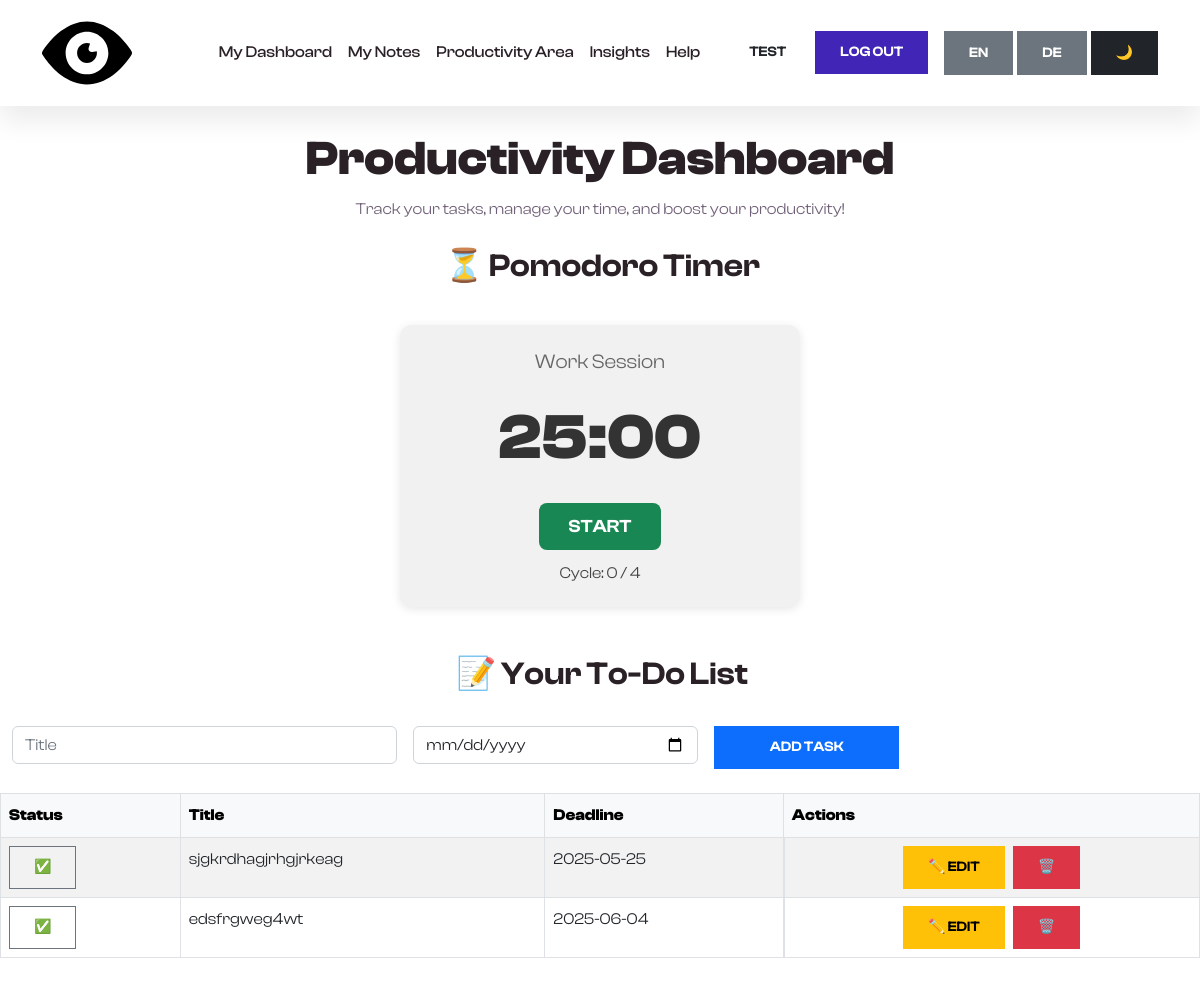
Page /BigBrother/productivity.php (signed in) on the earlier database version.
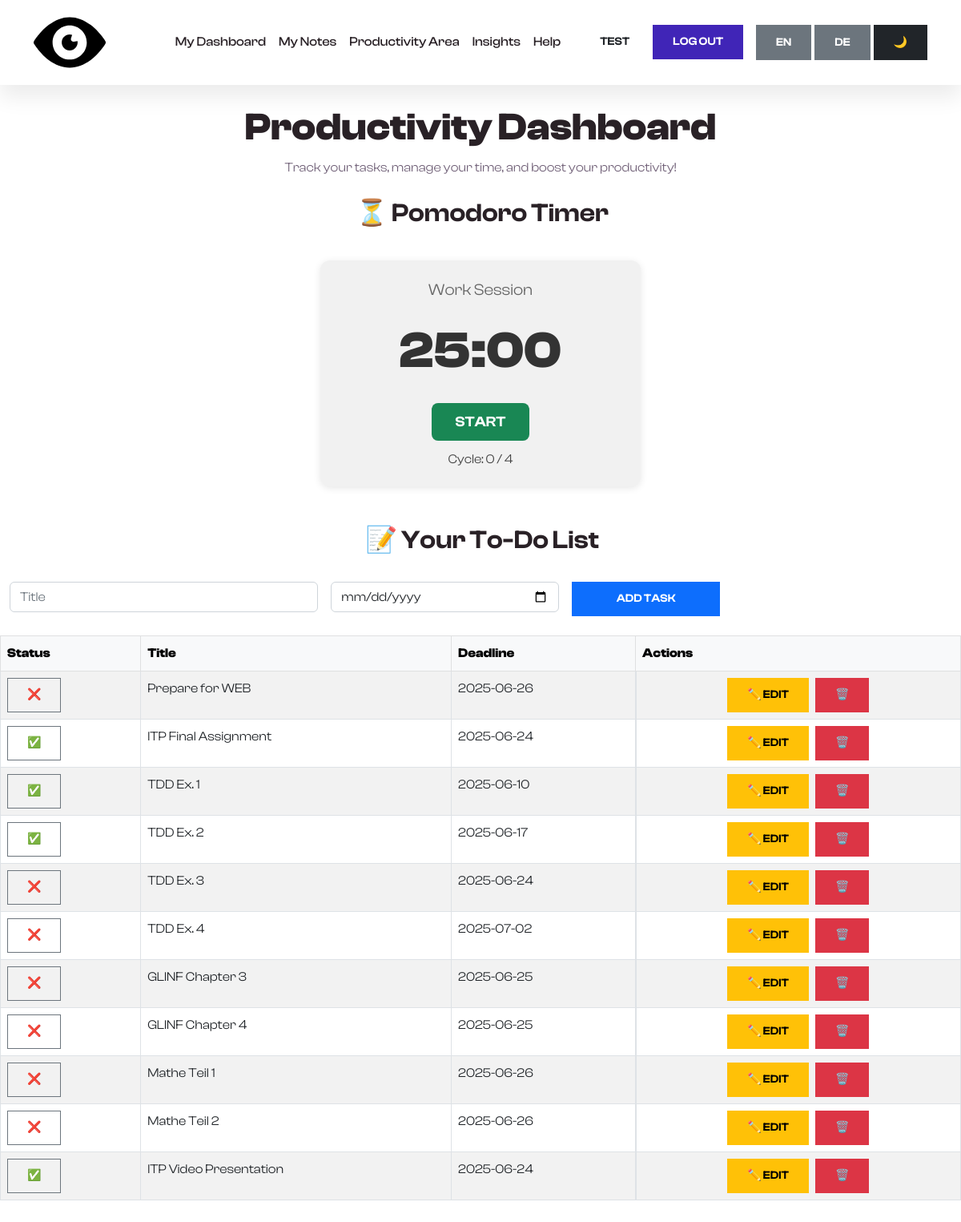
Same page on the later database version.
### tables this page shows
CREATE TABLE `tasks` (
  `id` int(11) NOT NULL,
  `user_id` int(11) DEFAULT NULL,
  `title` varchar(255) DEFAULT NULL,
  `deadline` date DEFAULT NULL,
  `is_completed` tinyint(1) DEFAULT 0
);

### BigBrother/productivity.php (the view, shortened to what this page needs)
<?php include('includes/db.php'); ?>
<?php include('includes/header.php'); ?>
<?php include('includes/nav.php'); ?>
<div class="mb-5">
    <h1 class="display-5 fw-bold text-center mt-4">Productivity Dashboard</h1>
    <p class="text-center">Track your tasks, manage your time, and boost your productivity!</p>
    <h2 class="mb-3 mt-4 ms-1 text-center">⏳ Pomodoro Timer</h2>
        <div id="pomodoro">
            <div id="status">Ready to work</div>
            <div id="timer">25:00</div>
            <button id="startBtn" onclick="startPomodoro()" class="btn btn-brand">Start</button>
            <div id="cycle">Cycle: 0 / 4</div>
        </div>
</div>
    <div class="mb-5">
        <h2 class="mb-3 mt-4 ms-1 text-center">📝 Your To-Do List</h2>
        <form class="row g-3 mb-4 mt-2 ms-1" method="POST" action="api/tasks.php">
            <div class="col-md-4">
                <input type="text" name="title" class="form-control" placeholder="Title" required>
            </div>
            <div class="col-md-3">
                <input type="date" name="deadline" class="form-control" required>
            </div>
            <div class="col-md-2">
                <button type="submit" name="add" class="btn btn-primary w-100">Add Task</button>
            </div>
        </form>
        <div class="table-responsive">
            <table class="table table-striped table-bordered">
                <thead class="table-light">
                    <tr>
                        <th>Status</th>
                        <th>Title</th>
                        <th>Deadline</th>
                        <th>Actions</th>
                    </tr>
                </thead>
                <tbody>
                    <?php
                    $stmt = $pdo->prepare("SELECT * FROM tasks WHERE user_id = ?");
                    $stmt->execute([$_SESSION['user_id']]);
                    foreach ($stmt as $task):
                    ?>
                    <tr>
                        <td>
                            <form method="POST" action="api/tasks.php">
                                <button type="submit" name="toggle" class="btn btn-sm btn-outline-secondary"><?= $task['is_completed'] ? "✅" : "❌" ?></button>
                            </form>
                        </td>
                        <td><?= htmlspecialchars($task['title']) ?></td>
                        <td><?= htmlspecialchars($task['deadline']) ?></td>
                        <td class="d-flex justify-content-center gap-2">
                            <button type="button" class="btn btn-sm btn-warning" data-bs-toggle="modal" data-bs-target="#editModal<?= $task['id'] ?>">
                                ✏️ Edit
                            </button>
                            <form method="POST" action="api/tasks.php" onsubmit="return confirm('Delete this task?')">
                                <button type="submit" name="delete" class="btn btn-sm btn-danger">🗑️</button>
                            </form>
                        </td>
                    </tr>
                    <?php endforeach; ?>
                </tbody>
            </table>
        </div>

Differences in the rows shown:
removed tasks: title "sjgkrdhagjrhgjrkeag", deadline "2025-05-25"
removed tasks: title "edsfrgweg4wt", deadline "2025-06-04"
added tasks: title "Prepare for WEB", deadline "2025-06-26"
added tasks: title "ITP Final Assignment", deadline "2025-06-24"
added tasks: title "TDD Ex. 1", deadline "2025-06-10"
added tasks: title "TDD Ex. 2", deadline "2025-06-17"
added tasks: title "TDD Ex. 3", deadline "2025-06-24"
added tasks: title "TDD Ex. 4", deadline "2025-07-02"
added tasks: title "GLINF Chapter 3", deadline "2025-06-25"
added tasks: title "GLINF Chapter 4", deadline "2025-06-25"
added tasks: title "Mathe Teil 1", deadline "2025-06-26"
added tasks: title "Mathe Teil 2", deadline "2025-06-26"
added tasks: title "ITP Video Presentation", deadline "2025-06-24"
